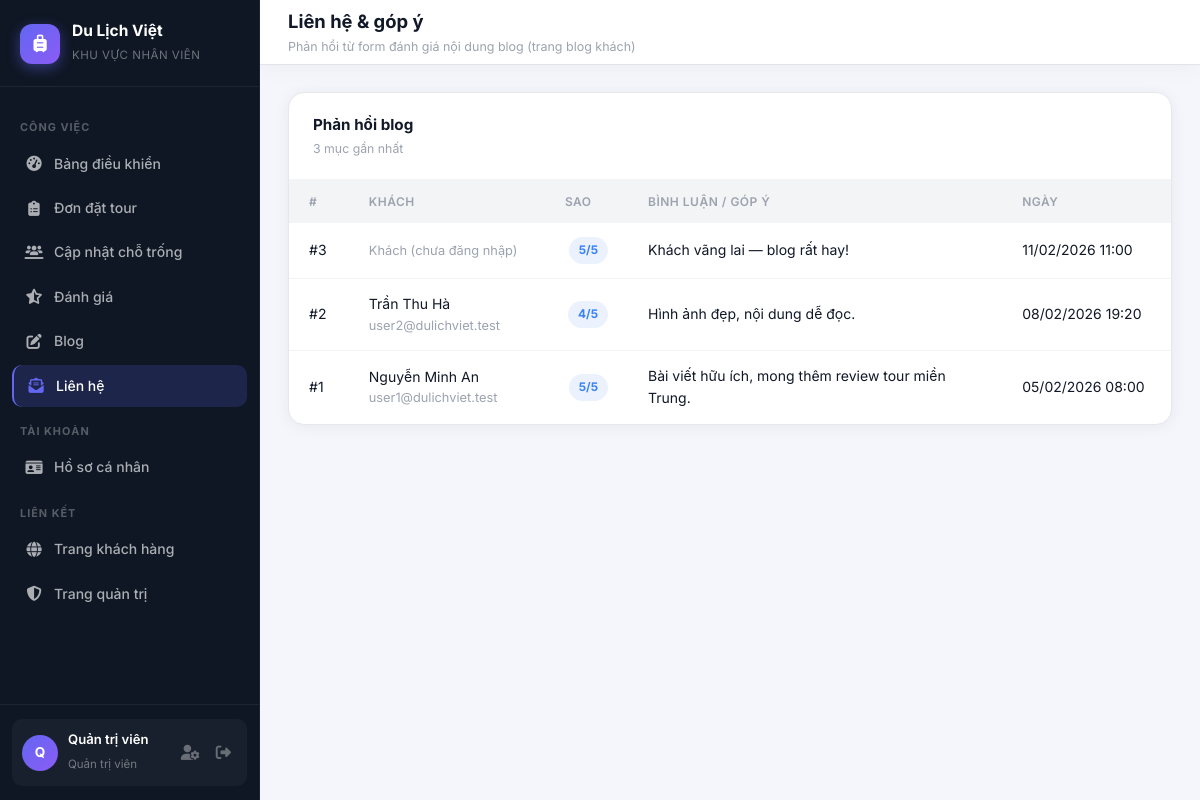
/staff/contact/list.php (signed in), run on the app's committed database.
### tables this page shows
CREATE TABLE `blog_feedback` (
  `id` INT UNSIGNED NOT NULL AUTO_INCREMENT,
  `user_id` INT UNSIGNED NULL DEFAULT NULL,
  `rating` TINYINT UNSIGNED NOT NULL,
  `comment` TEXT NOT NULL,
  `created_at` DATETIME NOT NULL DEFAULT CURRENT_TIMESTAMP,
  PRIMARY KEY (`id`),
  KEY `idx_blog_feedback_user` (`user_id`),
  CONSTRAINT `fk_blog_feedback_user`
    FOREIGN KEY (`user_id`) REFERENCES `users` (`id`)
    ON DELETE SET NULL ON UPDATE CASCADE
);

CREATE TABLE `users` (
  `id` INT UNSIGNED NOT NULL AUTO_INCREMENT,
  `full_name` VARCHAR(120) NOT NULL,
  `email` VARCHAR(190) NOT NULL,
  `password` VARCHAR(255) NOT NULL,
  `phone` VARCHAR(20) NOT NULL DEFAULT '',
  `role` ENUM('user','staff','admin') NOT NULL DEFAULT 'user',
  `is_active` TINYINT(1) NOT NULL DEFAULT 1,
  `created_at` DATETIME NOT NULL DEFAULT CURRENT_TIMESTAMP,
  `updated_at` DATETIME NULL DEFAULT NULL ON UPDATE CURRENT_TIMESTAMP,
  PRIMARY KEY (`id`),
  UNIQUE KEY `uq_users_email` (`email`),
  KEY `idx_users_role` (`role`)
);

### staff/contact/list.php (the view, shortened to what this page needs)
<?php
require_once dirname(__DIR__, 2) . '/includes/db.php';
$feedback = [];
$tableOk = true;
try {
    $feedback = $pdo->query(
        "SELECT f.*, u.full_name, u.email
         FROM blog_feedback f
         LEFT JOIN users u ON u.id = f.user_id
         ORDER BY f.created_at DESC
         LIMIT 200"
    )->fetchAll();
} catch (Throwable) {
    $feedback = [];
    $tableOk = false;
}
function h(mixed $v): string
{
    return htmlspecialchars((string) $v, ENT_QUOTES, 'UTF-8');
}
require dirname(__DIR__, 2) . '/includes/staff_header.php';
?>
<?php if (!$tableOk): ?>
  <div class="alert alert-warning">
    Chưa có bảng <code>blog_feedback</code>. Hãy import schema đầy đủ từ <code>database/tour_management.sql</code> (hoặc tạo bảng tương ứng).
  </div>
<?php else: ?>
  <div class="data-card">
    <div class="data-card-header">
      <div>
        <div class="data-card-title">Phản hồi blog</div>
        <div class="data-card-sub"><?= count($feedback) ?> mục gần nhất</div>
      </div>
    </div>
    <div style="overflow-x:auto">
      <table class="admin-table">
        <thead>
          <tr>
            <th>#</th>
            <th>Khách</th>
            <th class="cell-right">Sao</th>
            <th>Bình luận / góp ý</th>
            <th>Ngày</th>
          </tr>
        </thead>
        <tbody>
          <?php if (empty($feedback)): ?>
            <tr><td colspan="5"><div class="empty-state"><i class="fas fa-comments"></i><p>Chưa có phản hồi.</p></div></td></tr>
          <?php else: ?>
            <?php foreach ($feedback as $f): ?>
              <tr>
                <td>#<?= (int) $f['id'] ?></td>
                <td>
                  <div><?= $f['full_name'] ? h($f['full_name']) : '<span class="cell-muted">Khách (chưa đăng nhập)</span>' ?></div>
                  <?php if (!empty($f['email'])): ?><div class="cell-muted" style="font-size:0.8rem"><?= h($f['email']) ?></div><?php endif; ?>
                </td>
                <td class="cell-right"><span class="badge badge-info"><?= (int) $f['rating'] ?>/5</span></td>
                <td style="max-width:360px;white-space:pre-wrap"><?= h($f['comment']) ?></td>
                <td class="cell-muted"><?= date('d/m/Y H:i', strtotime((string) $f['created_at'])) ?></td>
              </tr>
            <?php endforeach; ?>
          <?php endif; ?>
        </tbody>
      </table>
    </div>
  </div>
<?php endif; ?>
<?php require dirname(__DIR__, 2) . '/includes/staff_footer.php';

### assets/css/admin.css (style rules this page uses)
:root { --sidebar-width: 260px; --sidebar-bg: #0f1724; --sidebar-border: rgba(255,255,255,0.06); --sidebar-text: rgba(255,255,255,0.65); --sidebar-text-active: #ffffff; --sidebar-active-bg: rgba(99,102,241,0.18); --sidebar-active-border: #6366f1; --topbar-height: 64px; --topbar-bg: #ffffff; --topbar-shadow: 0 1px 0 rgba(0,0,0,0.06), 0 4px 24px rgba(0,0,0,0.04); --page-bg: #f4f6fb; --card-bg: #ffffff; --card-radius: 16px; --card-shadow: 0 2px 16px rgba(0,0,0,0.06); --card-shadow-hover: 0 8px 32px rgba(0,0,0,0.12); --primary: #6366f1; --primary-dark: #4f46e5; --primary-light: rgba(99,102,241,0.1); --success: #10b981; --success-light: rgba(16,185,129,0.1); --warning: #f59e0b; --warning-light: rgba(245,158,11,0.1); --danger: #ef4444; --danger-light: rgba(239,68,68,0.1); --info: #3b82f6; --info-light: rgba(59,130,246,0.1); --text-primary: #111827; --text-secondary: #6b7280; --text-muted: #9ca3af; --border: #e5e7eb; --border-light: #f3f4f6; --transition: 0.2s cubic-bezier(0.4,0,0.2,1); }
* { margin: 0; padding: 0; box-sizing: border-box; }
html, body { font-family: 'Inter', -apple-system, BlinkMacSystemFont, 'Segoe UI', sans-serif; background: var(--page-bg); color: var(--text-primary); line-height: 1.6; min-height: 100vh; }
.data-card { background: var(--card-bg); border-radius: var(--card-radius); box-shadow: var(--card-shadow); border: 1px solid var(--border); overflow: hidden; margin-bottom: 24px; }
.data-card-header { display: flex; align-items: center; justify-content: space-between; padding: 20px 24px; border-bottom: 1px solid var(--border-light); }
.data-card-title { font-size: 0.95rem; font-weight: 700; color: var(--text-primary); }
.data-card-sub { font-size: 0.77rem; color: var(--text-muted); margin-top: 2px; }
.admin-table { width: 100%; border-collapse: collapse; }
.admin-table thead th { background: var(--border-light); padding: 12px 20px; text-align: left; font-size: 0.75rem; font-weight: 600; color: var(--text-muted); text-transform: uppercase; letter-spacing: 0.5px; white-space: nowrap; }
.admin-table tbody td { padding: 14px 20px; font-size: 0.875rem; color: var(--text-primary); border-bottom: 1px solid var(--border-light); vertical-align: middle; }
.admin-table tbody tr:last-child td { border-bottom: none; }
.cell-muted { color: var(--text-muted); font-size: 0.8rem; }
.cell-right { text-align: right; }
.badge { display: inline-flex; align-items: center; gap: 5px; padding: 4px 10px; border-radius: 999px; font-size: 0.74rem; font-weight: 700; white-space: nowrap; }
.badge-info { background: var(--info-light); color: var(--info); }

### data on the page
blog_feedback: id "3", shows "Khách (chưa đăng nhập)", rating "5", comment "Khách vãng lai — blog rất hay!", created_at "11/02/2026 11:00"
blog_feedback: id "2", user.full_name "Trần Thu Hà", user.email "user2@dulichviet.test", rating "4", comment "Hình ảnh đẹp, nội dung dễ đọc.", created_at "08/02/2026 19:20"
blog_feedback: id "1", user.full_name "Nguyễn Minh An", user.email "user1@dulichviet.test", rating "5", comment "Bài viết hữu ích, mong thêm review tour miền Trung.", created_at "05/02/2026 08:00"

### other printed values
staffH($initials) "Q"
staffH($staffName) "Quản trị viên"
staffH($pageTitle) "Liên hệ & góp ý"
staffH($pageSubtitle) "Phản hồi từ form đánh giá nội dung blog (trang blog khách)"
count($feedback) "3"
